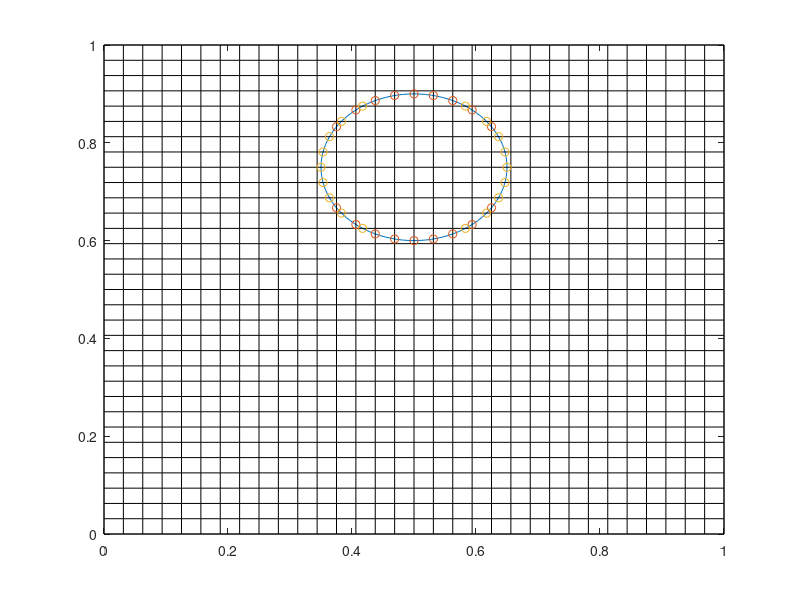

MATLAB code to generate this figure: (Note: this script raises an error after producing the figure.)
clear 
clc

% -------------------------------------------------------------------------
% Interface tracking test
% -------------------------------------------------------------------------



Nx =33;
Ny = 33;
x = linspace(0,1,Nx);
y = linspace(0,1,Ny);
h = y(3) - y(2);
[X,Y] = meshgrid(x,y);

%% circle stuff
cir_dis = 0:pi/50:2*pi; %decrease step size for more exact circle
xcir = 0.15 * cos(cir_dis) + 0.5;
ycir = 0.15 * sin(cir_dis) + 0.75;
plot(xcir,ycir)
hold on
for i = 1:Nx
    plot(ones(1,length(x))*x(i),y,'k','Linewidth',0.25)
    plot(x,ones(1,length(y))*y(i),'k','Linewidth',0.25)
end

x_pos = 0.5;
y_pos = 0.75;
r = 0.15;

j=1;
for i = 1:length(x)
    if x(i) > 0.5-0.15 && x(i) < 0.5+0.15
        cir_xloc_x(j) = x(i);
        xnode(j) = i;
        j=j+1;
    end
end

cir_xloc_y1 = -(-((cir_xloc_x-x_pos).^2 - r^2)).^(1/2) + y_pos;
cir_xloc_y2 = (-((cir_xloc_x-x_pos).^2 - r^2)).^(1/2) + y_pos;
cir_xloc_y = [cir_xloc_y1,cir_xloc_y2];
cir_xloc_x = [cir_xloc_x,cir_xloc_x];
% xnode = [xnode];

for i=1:length(xnode)
    for j=1:length(x)-1
    if y(j) < cir_xloc_y1(i) && y(j+1) > cir_xloc_y1(i)
    ynodefromx1(i) = j;
    end
    if y(j) < cir_xloc_y2(i) && y(j+1) > cir_xloc_y2(i)
    ynodefromx2(i) = j;
    end
    end
end



j=1;
for i = 1:length(y)
    if y(i) > y_pos-r && y(i) < y_pos+r
        cir_yloc_y(j) = y(i);
        ynode(j) = i;
        j=j+1;
    end
end

cir_yloc_x2 = (-((cir_yloc_y-y_pos).^2 - r^2)).^(1/2) + x_pos;
cir_yloc_x1 = -(-((cir_yloc_y-y_pos).^2 - r^2)).^(1/2) + x_pos;
cir_yloc_x = [cir_yloc_x1,cir_yloc_x2];
cir_yloc_y = [cir_yloc_y,cir_yloc_y];
% ynode = [ynode,ynode];

for i=1:length(ynode)
    for j=1:length(y)-1
    if x(j) < cir_yloc_x1(i) && x(j+1) > cir_yloc_x1(i)
    xnodefromy1(i) = j;
    end
    if x(j) < cir_yloc_x2(i) && x(j+1) > cir_yloc_x2(i)
    xnodefromy2(i) = j;
    end
    end
end

plot(cir_xloc_x,cir_xloc_y,'o')
plot(cir_yloc_x,cir_yloc_y,'o')

C = CFDsemiTrapzoid(cir_xloc_x,cir_yloc_y,cir_yloc_x, ...
    cir_xloc_y,cir_xloc_y1, cir_xloc_y2, cir_yloc_x1,cir_yloc_x2,...
    ynodefromx1, ynodefromx2, xnodefromy1, xnodefromy2, xnode, ynode,...
    h,r,x,y);
% %first area, bottom (x) semi trapizoid
% istrap = true;
% i_nt = 1;
% for i_xx=1:length(cir_xloc_y1) -1
%     
%     for i_yx=1:length(cir_yloc_x)
%     
%         if cir_yloc_x(i_yx) > cir_xloc_x(i_xx) && ...
%                 cir_yloc_x(i_yx) < cir_xloc_x(i_xx+1)
%             
%              istrap = false;
%         end 
%     end
%     if istrap == true
%     linear_distance = ((cir_xloc_x(i_xx+1)- cir_xloc_x(i_xx))^2 +...
%         (cir_xloc_y1(i_xx+1)- cir_xloc_y1(i_xx))^2)^(1/2);
%     angle = 2 * asin(linear_distance/2 / r);
%     area_sector = angle/(2*pi) * pi*r^2;
%     area_triangle = linear_distance/2 * r*cos(angle);
%     area_sliver = area_sector-area_triangle;
%     area_trap = (abs( y(ynodefromx1(i_xx)+1) - cir_xloc_y1(i_xx)) +abs( y(ynodefromx1(i_xx)+1)...
%                 - cir_xloc_y1(i_xx+1)))/2 * h;
%     area = area_trap + area_sliver;
%     C(xnode(i_xx),ynodefromx1(i_xx)) = area/h^2;
%     else
%        istrap = true;   
%     end   
% end
% 
% % top (x) semi trapizoid
% istrap = true;
% i_nt = 1;
% for i_xx=1:length(cir_xloc_y2) -1
%     
%     for i_yx=1:length(cir_yloc_x)
%     
%         if cir_yloc_x(i_yx) > cir_xloc_x(i_xx) && ...
%                 cir_yloc_x(i_yx) < cir_xloc_x(i_xx+1)
%             
%              istrap = false;
%         end 
%     end
%     if istrap == true
%     linear_distance = ((cir_xloc_x(i_xx+1)- cir_xloc_x(i_xx))^2 +...
%         (cir_xloc_y2(i_xx+1)- cir_xloc_y2(i_xx))^2)^(1/2);
%    
%     angle = 2 * asin(linear_distance/2 / r);
%     area_sector = angle/(2*pi) * pi*r^2;
%     area_triangle = linear_distance/2 * r*cos(angle);
%     
%     area_sliver = area_sector-area_triangle;
%     area_trap = (abs( y(ynodefromx2(i_xx)) - cir_xloc_y2(i_xx)) +abs( y(ynodefromx2(i_xx))...
%                 - cir_xloc_y2(i_xx+1)))/2 * h;
%     area = area_trap + area_sliver;
%     C(xnode(i_xx),ynodefromx2(i_xx)) = area/h^2;
%     else
%        istrap = true;   
%     end   
% end
% 
% istrap = true;
% i_nt = 1;
% % left (y) semi trapizoid
% % gonna try to just switch every x/y
% for i_yy=1:length(cir_yloc_x1) -1
%     
%     for i_xy=1:length(cir_xloc_y)
%     
%         if cir_xloc_y(i_xy) > cir_yloc_y(i_yy) && ...
%                 cir_xloc_y(i_xy) < cir_yloc_y(i_yy+1)
%             
%              istrap = false;
%         end 
%     end
%     if istrap == true
%     linear_distance = ((cir_yloc_y(i_yy+1)- cir_yloc_y(i_yy))^2 +...
%         (cir_yloc_x1(i_yy+1)- cir_yloc_x1(i_yy))^2)^(1/2);
%    
%     angle = 2 * asin(linear_distance/2 / r);
%     area_sector = angle/(2*pi) * pi*r^2;
%     area_triangle = linear_distance/2 * r*cos(angle);
%     
%     area_sliver = area_sector-area_triangle;
%     area_trap = (abs( x(xnodefromy1(i_yy)+1) - cir_yloc_x1(i_yy)) +abs( x(xnodefromy1(i_yy)+1)...
%                 - cir_yloc_x1(i_yy+1)))/2 * h;
%     area = area_trap + area_sliver;
%     C(xnodefromy1(i_yy),ynode(i_yy)) = area/h^2;
%     else
%        istrap = true;   
%     end   
% end
% 
% istrap = true;
% i_nt = 1;
% % right (y) semi trapizoid
% % gonna try to just switch every x/y
% for i_yy=1:length(cir_yloc_x2) -1
%     
%     for i_xy=1:length(cir_xloc_y)
%     
%         if cir_xloc_y(i_xy) > cir_yloc_y(i_yy) && ...
%                 cir_xloc_y(i_xy) < cir_yloc_y(i_yy+1)
%             
%              istrap = false;
%         end 
%     end
%     if istrap == true
%     linear_distance = ((cir_yloc_y(i_yy+1)- cir_yloc_y(i_yy))^2 +...
%         (cir_yloc_x2(i_yy+1)- cir_yloc_x2(i_yy))^2)^(1/2);
%    
%     angle = 2 * asin(linear_distance/2 / r);
%     area_sector = angle/(2*pi) * pi*r^2;
%     area_triangle = linear_distance/2 * r*cos(angle);
%     
%     area_sliver = area_sector-area_triangle;
%     area_trap = (abs( x(xnodefromy2(i_yy)) - cir_yloc_x2(i_yy)) +abs( x(xnodefromy2(i_yy))...
%                 - cir_yloc_x2(i_yy+1)))/2 * h;
%     area = area_trap + area_sliver;
%     C(xnodefromy2(i_yy),ynode(i_yy)) = area/h^2;
%     else
%        istrap = true;   
%     end   
% end






T = 2;
t = T/2; %this is for book example, deliverable 2 has t = T/pi
PHI = 1/pi .* cos(pi*t/T).*sin(pi.*X).^2 .* sin(pi.*Y).^2;

u = -2.*cos(pi.*t./T).*sin(pi.*X).^2 .* sin(pi.*Y).*cos(pi.*Y);
v = 2.*cos(pi.*t./T).*sin(pi.*Y).^2 .* sin(pi.*X).*cos(pi.*X);

figure
quiver(X,Y,u,v)
% C = (u.^2 + v.^2).^(1/2);
